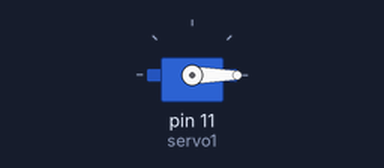
A program run on a simulated Raspberry Pi (header pin numbers). Shown: servo. Servo angles are drawn from the pulse width (0.5 ms = 0°, 2.5 ms = 180°). At 13.0 s the program stops and its outputs stay as they are.

Above: at 0.1 s.
At 2.1 s:
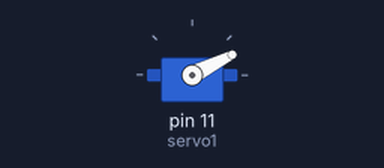
At 5.1 s:
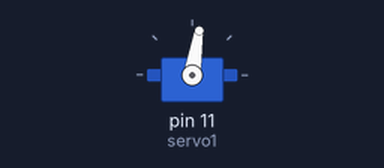
At 10.1 s:
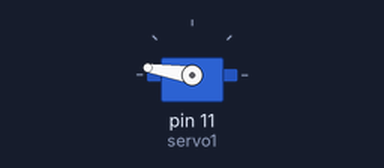
Timing chart, 0 to 14.0 s (numbered marks = the images above):
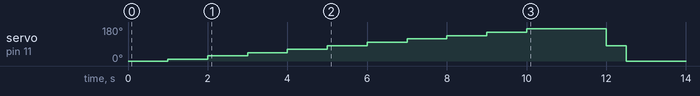

The program:

firstServo.py
```python
import RPi.GPIO as GPIO
import time

GPIO.setmode(GPIO.BOARD)

GPIO.setup(11, GPIO.OUT)
servo1 = GPIO.PWM(11, 50)

servo1.start(0)

duty = 2

while duty <= 12:
    servo1.ChangeDutyCycle(duty)
    time.sleep(0.3)
    servo1.ChangeDutyCycle(0)
    time.sleep(0.7)
    duty = duty + 1

time.sleep(1)


servo1.ChangeDutyCycle(7) #go to 90 degrees
time.sleep(0.5)
servo1.ChangeDutyCycle(0) #turn off to get rid of jitter

servo1.ChangeDutyCycle(2)
time.sleep(0.5)


servo1.stop()
GPIO.cleanup()
```

Measured:
- by itself, servo on pin 11 (servo1): rises from 0° to 171° in 9.0 s, then falls to 0° in 2.5 s
